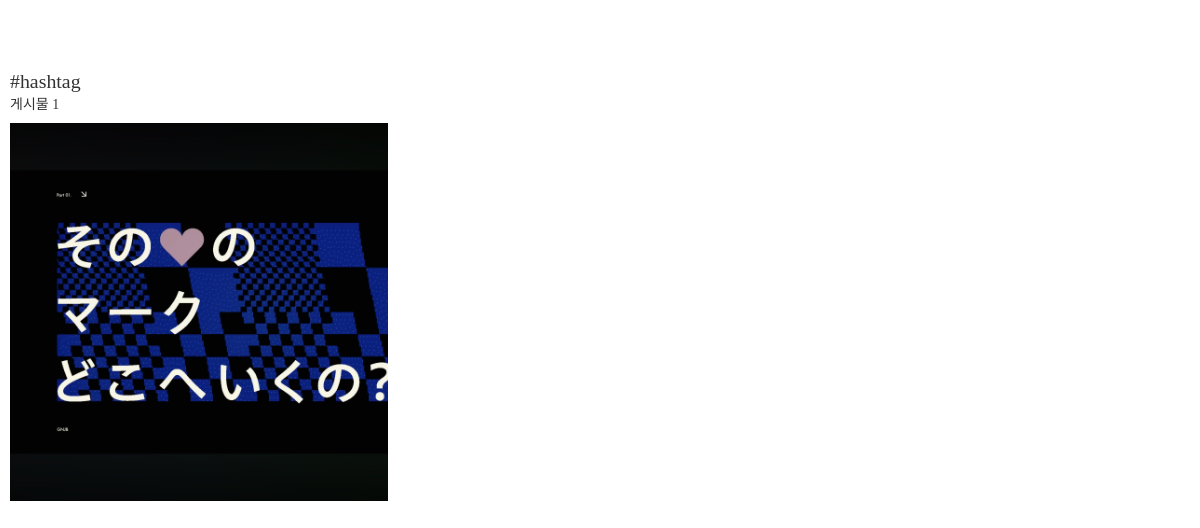
Page /posts/tags/hashtag/ on the committed database.
### posts/models.py (models this page shows, shortened)
class HashTag(models.Model):
    name = models.CharField("태그명", max_length=50)

class Post(models.Model):
    user = models.ForeignKey(
        "users.User",
        verbose_name="작성자",
        on_delete=models.CASCADE,
    )
    like_users = models.ManyToManyField(
        "users.User",
        verbose_name="좋아요한 사용자 목록",
        related_name="like_posts",
        blank=True,
    )
    content = models.TextField("내용")
    created = models.DateTimeField("생성일시", auto_now_add=True)
    tags = models.ManyToManyField("posts.HashTag", verbose_name="해시태그 목록", blank=True)

class PostImage(models.Model):
    post = models.ForeignKey(
        Post,
        verbose_name="포스트",
        on_delete=models.CASCADE,
    )
    photo = models.ImageField("사진", upload_to="post")

### posts/views.py (the view)
# urls.py: path("tags/<str:tag_name>/", tags, name="tags"),
def tags(request, tag_name):
    try:
        tag = HashTag.objects.get(name=tag_name)
    except HashTag.DoesNotExist:
        posts = Post.objects.none()
    else:
        posts = Post.objects.filter(tags = tag)
    context = {
        "tag_name": tag_name,
        "posts": posts,
    }
    return render(request, 'posts/tags.html', context)

### templates/posts/tags.html
{% extends 'base_nav.html' %}
{% block content %}
<div id="tags">
  <header class="tags-header">
    <h2>#{{ tag_name }}</h2>
    <div>게시물 {{ posts.count }}</div>
  </header>
  <div class="post-grid-container">
    {% for post in posts %}
      {% if post.postimage_set.first and post.postimage_set.first.photo %}
        <div class="post-grid">
          <a href="{% url 'posts:post_detail' post_id=post.id %}">
            <img src="{{ post.postimage_set.first.photo.url }}" alt="">
          </a>
        </div>
      {% endif %}
      {% empty %}
        <p>검색된 게시물이 없습니다</p>
    {% endfor %}
  </div>
</div>
{% endblock %}

### static/css/style.css (style rules this page uses)
h1, h2, h3, h4, h5, h6 { padding: 0; margin: 0; font-weight: 300; }
h2 { font-size: 1.42rem; }
a { text-decoration: none; color: #333; }
html { margin: 0; font-family: "Noto Sans KR", serif; font-weight: 300; font-size: 14px; color: #333; height: 100%; }
body { margin: 0; height: 100%; }
.post-grid-container { display: flex; flex-direction: row; flex-wrap: wrap; }
.post-grid-container .post-grid { display: flex; aspect-ratio: 1/1; width: calc((100vw - (100vw - 100%)) * 0.32); margin-right: calc((100vw - (100vw - 100%)) * 0.02); margin-bottom: 2vw; background-color: #eee; box-sizing: border-box; overflow: hidden; }
.post-grid-container .post-grid a { display: flex; }
.post-grid-container .post-grid img { min-width: 100%; object-fit: cover; object-position: center center; }
#tags { padding: 70px 10px 10px 10px; }
#tags .tags-header { margin-bottom: 10px; }

### rows in the picture
HashTag: name "hashtag"
Post: postimage_set.first.photo (picture)

### other values in the picture
{{ posts.count }} "1"
